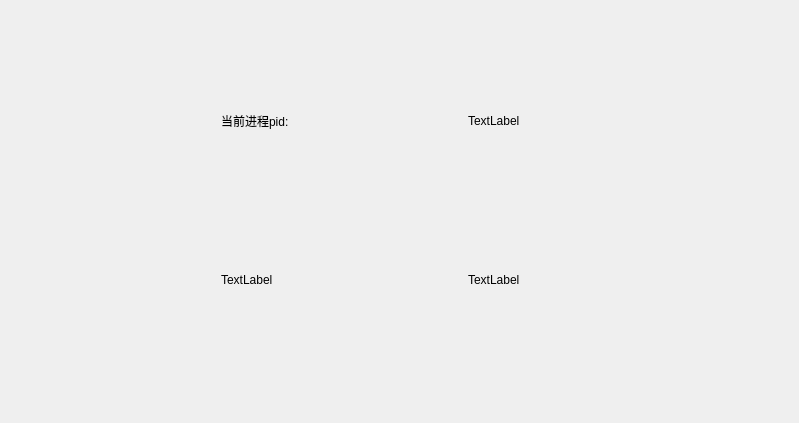
<?xml version="1.0" encoding="UTF-8"?>
<ui version="4.0">
 <class>Process</class>
 <widget class="QWidget" name="Process">
  <property name="geometry">
   <rect>
    <x>0</x>
    <y>0</y>
    <width>799</width>
    <height>423</height>
   </rect>
  </property>
  <property name="windowTitle">
   <string>Widget</string>
  </property>
  <widget class="QWidget" name="layoutWidget">
   <property name="geometry">
    <rect>
     <x>210</x>
     <y>100</y>
     <width>321</width>
     <height>201</height>
    </rect>
   </property>
   <layout class="QVBoxLayout" name="verticalLayout">
    <item>
     <layout class="QHBoxLayout" name="horizontalLayout_1">
      <item>
       <widget class="QLabel" name="label_1">
        <property name="text">
         <string>当前进程pid:</string>
        </property>
       </widget>
      </item>
      <item>
       <spacer name="horizontalSpacer">
        <property name="orientation">
         <enum>Qt::Horizontal</enum>
        </property>
        <property name="sizeHint" stdset="0">
         <size>
          <width>40</width>
          <height>20</height>
         </size>
        </property>
       </spacer>
      </item>
      <item>
       <widget class="QLabel" name="label_2">
        <property name="text">
         <string>TextLabel</string>
        </property>
       </widget>
      </item>
     </layout>
    </item>
    <item>
     <spacer name="verticalSpacer">
      <property name="orientation">
       <enum>Qt::Vertical</enum>
      </property>
      <property name="sizeHint" stdset="0">
       <size>
        <width>20</width>
        <height>28</height>
       </size>
      </property>
     </spacer>
    </item>
    <item>
     <layout class="QHBoxLayout" name="horizontalLayout_2">
      <item>
       <widget class="QLabel" name="label_3">
        <property name="text">
         <string>TextLabel</string>
        </property>
       </widget>
      </item>
      <item>
       <spacer name="horizontalSpacer_2">
        <property name="orientation">
         <enum>Qt::Horizontal</enum>
        </property>
        <property name="sizeHint" stdset="0">
         <size>
          <width>30</width>
          <height>20</height>
         </size>
        </property>
       </spacer>
      </item>
      <item>
       <widget class="QLabel" name="label_4">
        <property name="text">
         <string>TextLabel</string>
        </property>
       </widget>
      </item>
     </layout>
    </item>
   </layout>
  </widget>
 </widget>
 <layoutdefault spacing="6" margin="11"/>
 <resources/>
 <connections/>
</ui>
